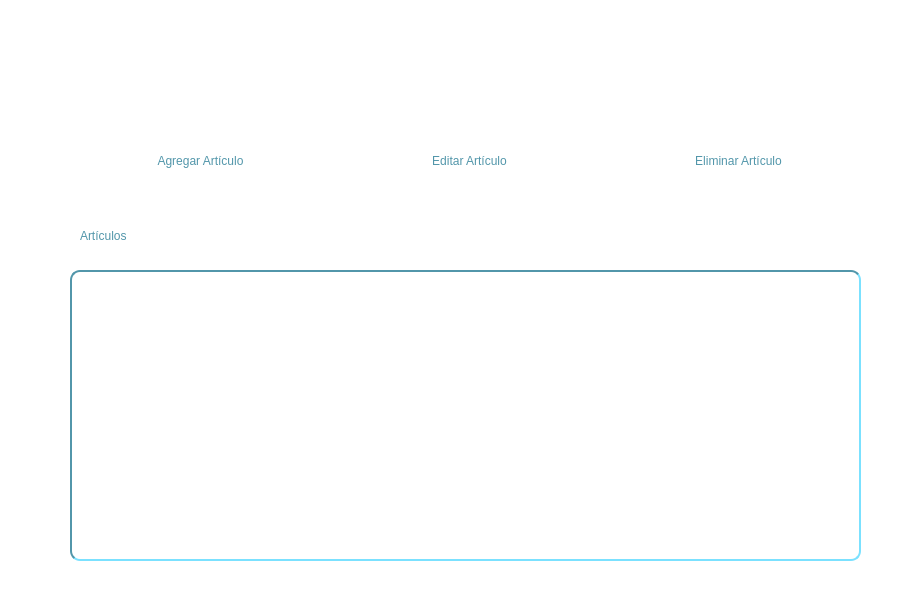
<?xml version="1.0" encoding="UTF-8"?>
<ui version="4.0">
 <class>Administrar_Articulos</class>
 <widget class="QMainWindow" name="Administrar_Articulos">
  <property name="geometry">
   <rect>
    <x>0</x>
    <y>0</y>
    <width>900</width>
    <height>610</height>
   </rect>
  </property>
  <property name="windowTitle">
   <string>MainWindow</string>
  </property>
  <property name="styleSheet">
   <string notr="true">QWidget
{
	background: rgb(255, 255, 255);
}

QPushButton
{
	border-width: 1.5px;
	border-color: rgb(82, 150, 170);
	border-radius:5px;
	padding: 0 8px;
	background-color:rgb(255, 255, 255);
	font: 18pt &quot;Yu Gothic&quot;;

	color:rgb(82, 150, 170)
}

QPushButton:hover
{
	font: 20pt &quot;Yu Gothic&quot;;
	color:rgb(82, 150, 170);
}

QGroupBox
{
	border-width: .8px;
	border-color: rgb(82, 150, 170);
	border-style: inset;
	border-radius:5px;
	padding: 0 8px;
	background-color:rgb(255, 255, 255);
	font: 20pt &quot;Yu Gothic&quot;;
	color:rgb(82, 150, 170)
}

QGroupBox QPushButton
{
	border-width: 0px;
	font: 20pt &quot;Yu Gothic&quot;;
	color:rgb(82, 150, 170);
}

QGroupBox QPushButton:hover
{
	font: 20pt &quot;Yu Gothic&quot;;
	color:rgb(0, 0, 127)
}

QGroupBox QLabel
{
	border-width: 0px;
	font: 18pt &quot;Yu Gothic&quot;;
	color:rgb(82, 150, 170);
}

QLineEdit
{
	border-width: 2px;
	border-color: rgb(82, 150, 170);
	border-style: inset;
	border-radius:10px;
	padding: 0 8px;
	background-color:rgb(255, 255, 255);
}

QTableWidget
{
border-width: 2px;
	border-color: rgb(82, 150, 170);
	border-style: inset;
	border-radius:10px;
	padding: 0 8px;
	background-color:rgb(255, 255, 255);
	font: 75 10pt &quot;Century Gothic&quot;;
	color:rgb(82, 150, 170)	
}
</string>
  </property>
  <widget class="QWidget" name="centralwidget">
   <widget class="QLabel" name="logoBBVA">
    <property name="geometry">
     <rect>
      <x>60</x>
      <y>20</y>
      <width>131</width>
      <height>51</height>
     </rect>
    </property>
    <property name="styleSheet">
     <string notr="true"/>
    </property>
    <property name="text">
     <string/>
    </property>
    <property name="pixmap">
     <pixmap resource="imagenes.qrc">:/imagenes/logoBBVA.jpg</pixmap>
    </property>
    <property name="scaledContents">
     <bool>true</bool>
    </property>
   </widget>
   <widget class="QPushButton" name="btnRegresar">
    <property name="geometry">
     <rect>
      <x>800</x>
      <y>10</y>
      <width>71</width>
      <height>61</height>
     </rect>
    </property>
    <property name="sizePolicy">
     <sizepolicy hsizetype="Preferred" vsizetype="Preferred">
      <horstretch>0</horstretch>
      <verstretch>0</verstretch>
     </sizepolicy>
    </property>
    <property name="text">
     <string/>
    </property>
    <property name="icon">
     <iconset resource="imagenes.qrc">
      <normaloff>:/imagenes/regresar.png</normaloff>:/imagenes/regresar.png</iconset>
    </property>
    <property name="iconSize">
     <size>
      <width>60</width>
      <height>60</height>
     </size>
    </property>
   </widget>
   <widget class="QLabel" name="barraBBVA">
    <property name="geometry">
     <rect>
      <x>0</x>
      <y>-20</y>
      <width>47</width>
      <height>631</height>
     </rect>
    </property>
    <property name="styleSheet">
     <string notr="true"/>
    </property>
    <property name="text">
     <string/>
    </property>
    <property name="pixmap">
     <pixmap resource="imagenes.qrc">:/imagenes/barraColores.jpg</pixmap>
    </property>
    <property name="scaledContents">
     <bool>true</bool>
    </property>
   </widget>
   <widget class="QTableWidget" name="tableWidget">
    <property name="geometry">
     <rect>
      <x>70</x>
      <y>270</y>
      <width>791</width>
      <height>291</height>
     </rect>
    </property>
   </widget>
   <widget class="QLabel" name="label">
    <property name="geometry">
     <rect>
      <x>80</x>
      <y>220</y>
      <width>141</width>
      <height>31</height>
     </rect>
    </property>
    <property name="styleSheet">
     <string notr="true">border-width: 0px;
	font: 20pt &quot;Yu Gothic&quot;;
	color:rgb(82, 150, 170);</string>
    </property>
    <property name="text">
     <string>Artículos</string>
    </property>
   </widget>
   <widget class="QWidget" name="layoutWidget">
    <property name="geometry">
     <rect>
      <x>79</x>
      <y>136</y>
      <width>781</width>
      <height>51</height>
     </rect>
    </property>
    <layout class="QHBoxLayout" name="horizontalLayout">
     <item>
      <widget class="QPushButton" name="btnAgregarArt">
       <property name="text">
        <string>Agregar Artículo</string>
       </property>
      </widget>
     </item>
     <item>
      <spacer name="horizontalSpacer">
       <property name="orientation">
        <enum>Qt::Horizontal</enum>
       </property>
       <property name="sizeType">
        <enum>QSizePolicy::Fixed</enum>
       </property>
       <property name="sizeHint" stdset="0">
        <size>
         <width>20</width>
         <height>20</height>
        </size>
       </property>
      </spacer>
     </item>
     <item>
      <widget class="QPushButton" name="btnEditarArt">
       <property name="text">
        <string>Editar Artículo</string>
       </property>
      </widget>
     </item>
     <item>
      <spacer name="horizontalSpacer_3">
       <property name="orientation">
        <enum>Qt::Horizontal</enum>
       </property>
       <property name="sizeType">
        <enum>QSizePolicy::Fixed</enum>
       </property>
       <property name="sizeHint" stdset="0">
        <size>
         <width>20</width>
         <height>20</height>
        </size>
       </property>
      </spacer>
     </item>
     <item>
      <widget class="QPushButton" name="btnEliminarArt">
       <property name="text">
        <string>Eliminar Artículo</string>
       </property>
      </widget>
     </item>
    </layout>
   </widget>
  </widget>
 </widget>
 <resources>
  <include location="imagenes.qrc"/>
 </resources>
 <connections/>
</ui>
